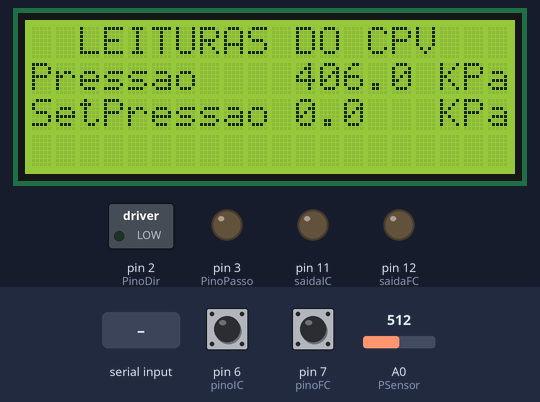
Recording of a sketch running on a simulated Arduino Nano, built with avr-gcc and run on an emulated ATmega328P. On the bench: 20×4 character LCD, switched loads named in the sketch (green lamp = pin HIGH), output pins drawn as LEDs (lit = HIGH). Inputs (shaded band) come from the test bench; at power-on: A0 (PSensor) = 512, pin 6 (pinoIC) HIGH, pin 7 (pinoFC) HIGH. What the sketch prints to the serial monitor is not drawn.

Above: at 1.2 s.
1.3 s: "90,45\n" received over Serial
At 2.7 s:
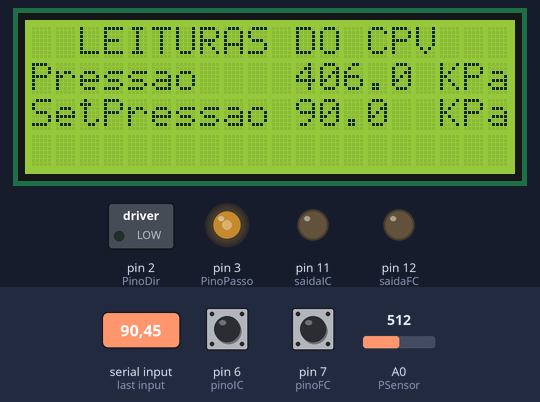
4.6 s: A0 (PSensor) set to 122
At 7.7 s:
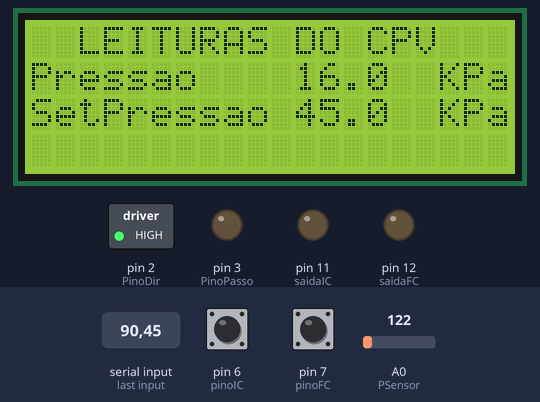
7.9 s: "30,150\n" received over Serial
At 10.2 s:
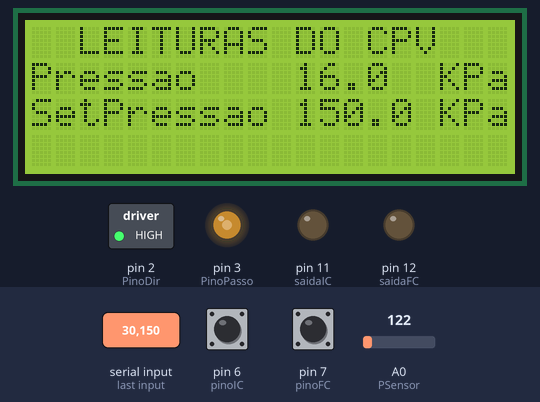
11.2 s: pin 6 (pinoIC) pulled LOW for 3.2 s
At 14.3 s:
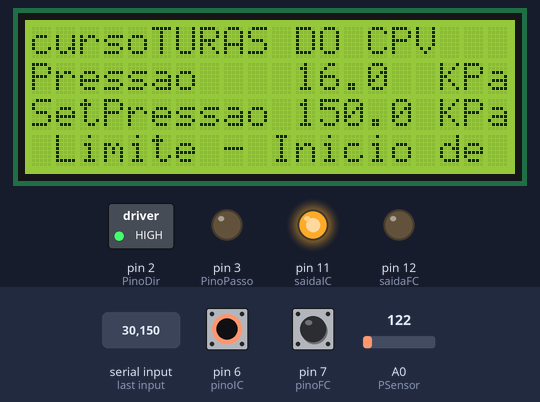
16.6 s: pin 7 (pinoFC) pulled LOW for 1 s
At 17.7 s:
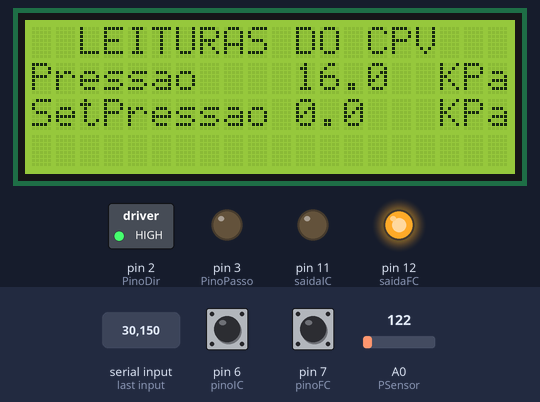
20.9 s: A0 (PSensor) set to 90
At 22.3 s:
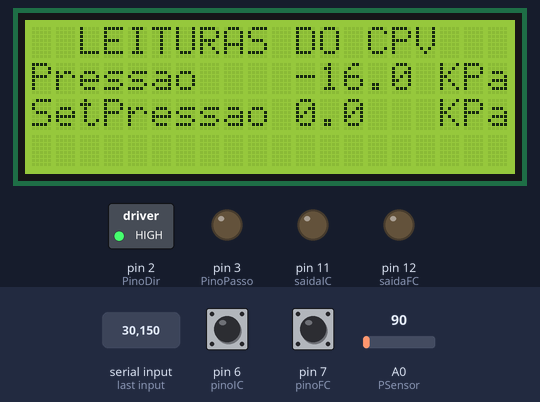
Timing chart, 0 to 23.9 s (numbered marks = the images above; inputs shaded):
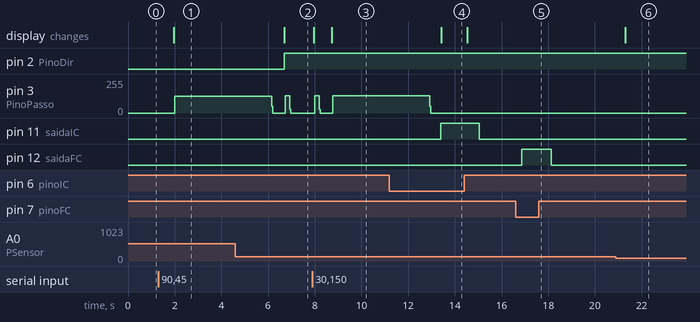

The sketch:

NANO_19-6-2021.ino
```cpp
//Programado por: José Correia (Última atualização em 25/5/2021)
//Configurações: Arduino NANO com o "processador ATmega 328P (old bootloader)"
#include <LiquidCrystal_I2C.h>
#include <Wire.h>
LiquidCrystal_I2C lcd(0x27, 20, 4);
#include <SoftwareSerial.h>
SoftwareSerial mySerial(0, 10);
double PSensor = A0;
int PinoDir = 2;
int PinoPasso = 3;
const int pinoIC = 6; //PINO DIGITAL UTILIZADO PELA CHAVE INICIO DE CURSO (pinoIC)
const int saidaIC = 11; //PINO DIGITAL UTILIZADO PELO LED (saidaIC)
const int pinoFC = 7; //PINO DIGITAL UTILIZADO PELA CHAVE FIM DE CURSO (pinoFC)
const int saidaFC = 12; //PINO DIGITAL UTILIZADO PELO LED (saidaFC)
float ST;

                            //int vai = 20000;  -  valores de vai vem entre 500 e 30000 - Informativo
                            //int vem = 20000;  -  int estima_velocidade(double a, double b) - Informativo
                            //#include <EEPROM.h> - (desnecessário)
                            //float SetPoint = ST;  - (desnecessário)
                            //int steps = 10;       - (desnecessário)
                            // Programa que antes dos testes era igual ao programa NANO_20-5-2021.ico

                            // PARA CONCRETIZAR: (incluido no Hardware)
                            // Falta forçar a paragem se forem atingidos os fim de curso
                            // Deixar de enviar sinal quando não houver sinal dos fim de curso
                            // Incluir a programação para zero inicial e linearização do transdutor

void setup() {
  pinMode(PSensor, INPUT);
  pinMode(PinoDir, OUTPUT);
  pinMode(PinoPasso, OUTPUT);
  lcd.init ();
  lcd.backlight();
  Serial.begin(9600);
  pinMode(pinoIC, INPUT_PULLUP); //DEFINE O PINO COMO ENTRADA / "_PULLUP" É PARA ATIVAR O RESISTOR INTERNO
                                //DO ARDUINO PARA GARANTIR QUE NÃO EXISTA FLUTUAÇÃO ENTRE 0 (LOW) E 1 (HIGH)
  pinMode(saidaIC, OUTPUT); //DEFINE O PINO COMO SAÍDA DO INICIO DE CURSO
  digitalWrite(saidaIC, LOW); //INICIA DESLIGADO
  pinMode(pinoFC, INPUT_PULLUP); //DEFINE O PINO COMO ENTRADA / "_PULLUP" É PARA ATIVAR O RESISTOR INTERNO
                                //DO ARDUINO PARA GARANTIR QUE NÃO EXISTA FLUTUAÇÃO ENTRE 0 (LOW) E 1 (HIGH)
  pinMode(saidaFC, OUTPUT); //DEFINE O PINO COMO SAÍDA DO FIM DE CURSO
  digitalWrite(saidaFC, LOW); //INICIA DESLIGADO
}

void Motor(boolean dir, int steps) {
  digitalWrite(PinoDir, dir);
  for (int i = 0; i < steps; i++) {
    digitalWrite(PinoPasso, HIGH);
    delayMicroseconds(100);  //Define o comprimento do pulse (pulso minimo 1.0uS)
    digitalWrite(PinoPasso, LOW);
    delayMicroseconds(100);
  }
}
void Le_Set_Pressao() {
    float ST = Serial.parseInt();
}

void Escreve() {
  lcd.clear();
  double ValSensor1 = (analogRead(PSensor)-106); // -106 é o valor necessário para a leitura de zero pressão
  lcd.setCursor(0, 0);
  lcd.print("  LEITURAS DO CPV  ");
  lcd.setCursor(0, 1);
  lcd.print("Pressao ");
  lcd.setCursor(11, 1);
  lcd.print(ValSensor1,1);
  lcd.setCursor(17, 1);
  lcd.print("KPa");
  lcd.setCursor(0, 2);
  lcd.print("SetPressao");
  lcd.setCursor(11, 2);
  lcd.print(ST,1);
  lcd.setCursor(17, 2);
  lcd.print("KPa");
}

int estima_velocidade(double a, double b) {
  double diff = (b - a);
  if  (diff > 100) {   // colocar alternativas para valores intermédios
    return 20000;
  }
  else if (diff < 1.5){
    return 0;
  }
  else{
    return 1000; // colocar alternativas para valores intermédios
  }
}

void loop() {
  if(digitalRead(pinoIC) == LOW){ //SE A LEITURA DO PINO FOR IGUAL A LOW, FAZ
      digitalWrite(saidaIC, HIGH); //ENVIA SINAL PELO PINO DIGITAL 11
      Serial.println("IC_H");
      lcd.setCursor(1, 3);
      lcd.print("Limite - Inicio de curso");

  }else{
    digitalWrite(saidaIC, LOW); //NÃO ENVIA SINAL PELO PINO DIGITAL 11
    Serial.println("IC_L");
}
  if(digitalRead(pinoFC) == LOW){ //SE A LEITURA DO PINO FOR IGUAL A LOW, FAZ
      digitalWrite(saidaFC, HIGH); //ENVIA SINAL PELO PINO DIGITAL 12
      Serial.println("FC_H");
      lcd.setCursor(1, 3);
      lcd.print("Limite - Fim de curso");
  }else{
    digitalWrite(saidaFC, LOW); //NÃO ENVIA SINAL PELO PINO DIGITAL 12
    Serial.println("FC_L");
  }

  if (Serial.available()){
    ST = Serial.parseInt();
  }
  double ValSensor1 = (analogRead(PSensor)-106);
  Escreve();
  Serial.println(ValSensor1,1);
  if (ST != 0){
    if ((ValSensor1) < (ST-1.5)){
      Motor(true, estima_velocidade((ValSensor1),(ST-1.5)));
    }
    if ((ValSensor1) > (ST+1.5)){
      Motor(false, estima_velocidade((ST-1.5),(ValSensor1)));
    }
  }
  else{
  Escreve();
}
delay(500);
}
```

Measured:
- after the input at 1.3 s, pin 3 (PinoPasso): 0/255 → 127/255 after 0.70 s; the display: changes after 0.66 s (image 1)
- after the input at 4.6 s, pin 2 (PinoDir): LOW → HIGH after 2.1 s; the display: changes after 2.1 s (image 2)
- after the input at 7.9 s, pin 3 (PinoPasso): 0/255 → 128/255 after 0.10 s, → 0/255 0.20 s later, → 128/255 0.57 s later; the display: first changes after 0.06 s (image 3 shows a later state)
- after the input at 11.2 s, pin 11 (saidaIC): LOW → HIGH after 2.2 s, → LOW 1.6 s later; the display: changes after 2.2 s (image 4)
- after the input at 16.6 s, pin 12 (saidaFC): LOW → HIGH after 0.27 s, → LOW 1.3 s later
- after the input at 20.9 s, the display: changes after 0.41 s (image 6)
